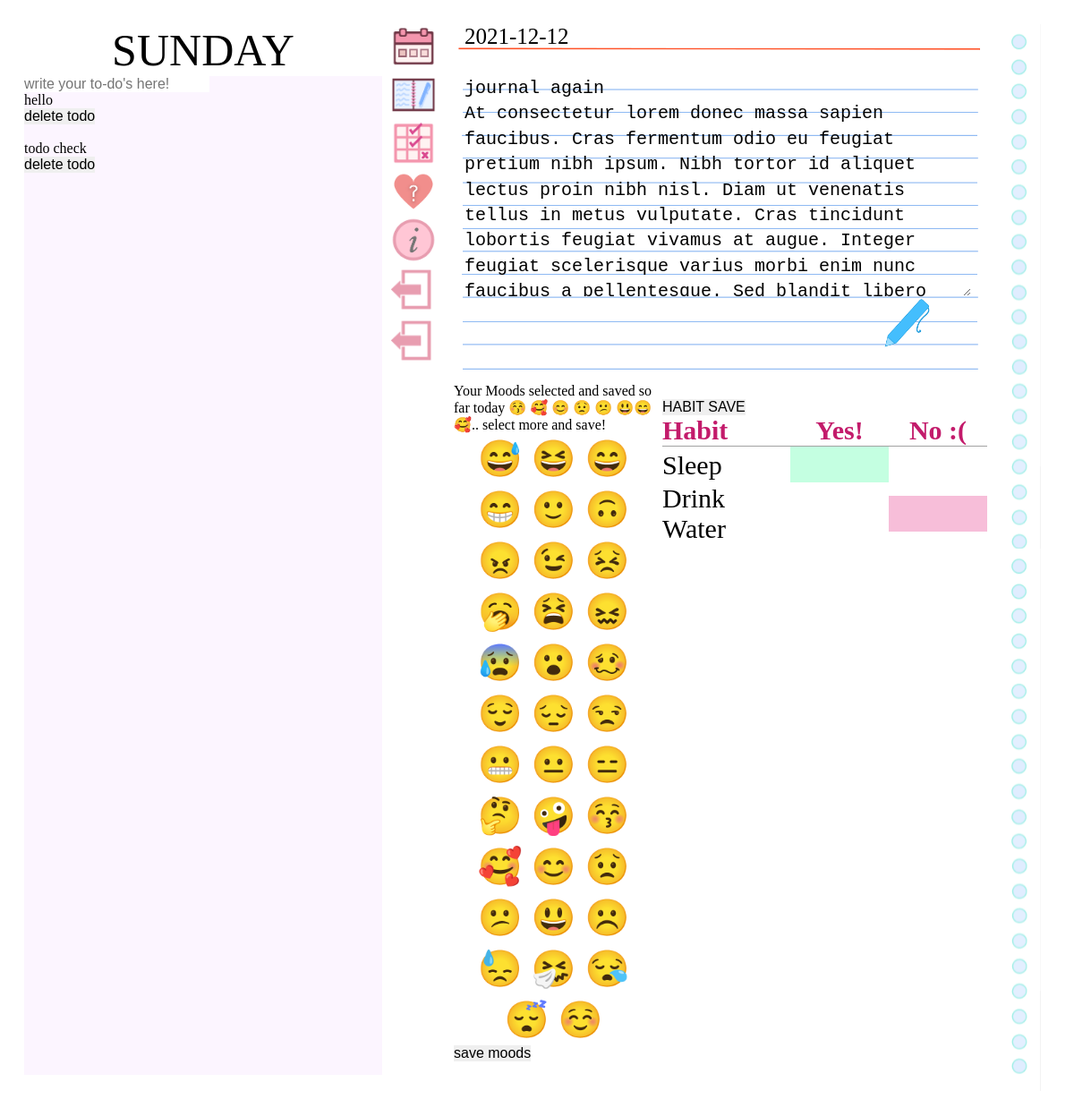
/mainpage (signed in), run on an earlier commit of the app's database.
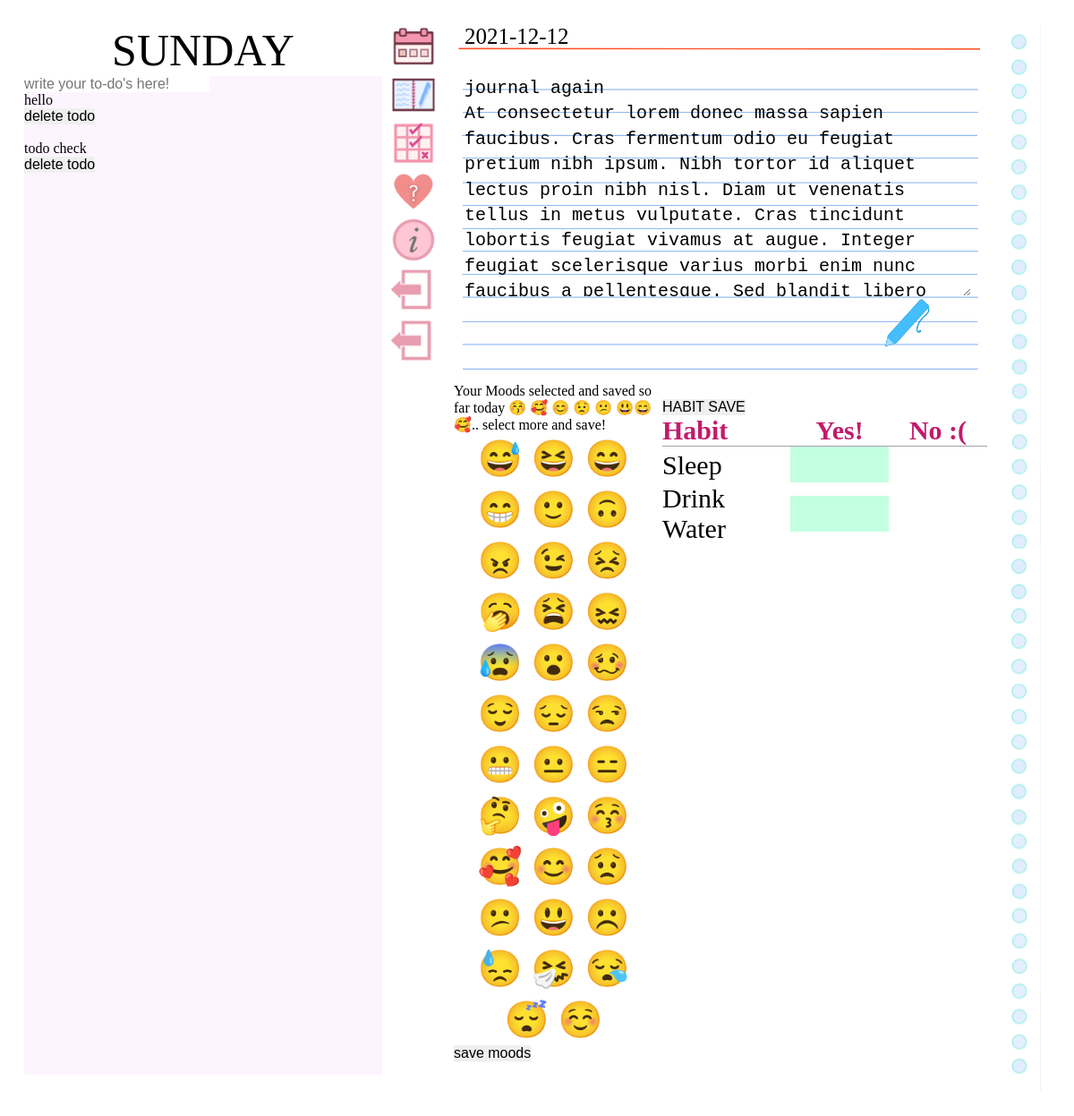
And on a later commit of the database.
### app/models.py (models this page shows, shortened)
class Todo(db.Model):
    id = db.Column(db.Integer, primary_key=True)
    date_posted = db.Column(db.Date, nullable=False, default=date.today())
    task = db.Column(db.Text, nullable=False)
    user_id = db.Column(db.Integer, db.ForeignKey('user.id'), nullable=False)

class Journal(db.Model):
    id = db.Column(db.Integer, primary_key=True)
    date_posted = db.Column(db.Date, nullable=False, default= date.today())
    content = db.Column(db.Text, nullable=False)
    user_id = db.Column(db.Integer, db.ForeignKey('user.id'), nullable=False)

class Habit(db.Model):
    id = db.Column(db.Integer, primary_key=True)
    habit_name = db.Column(db.String(50), unique=False, nullable=False)
    habit_done = db.Column(db.Boolean, default=False, nullable=False)
    user_id = db.Column(db.Integer, db.ForeignKey('user.id'), nullable=False)
    date = db.Column(db.Date, nullable=False, default=date.today())

class Moods(db.Model):
    id = db.Column(db.Integer, primary_key=True)
    date= db.Column(db.Date, nullable=False, default= date.today())
    moodlist = db.Column(db.Text, nullable=False)
    user_id = db.Column(db.Integer, db.ForeignKey('user.id'), nullable=False)

### app/routes.py (the view, shortened to what this page needs)
@app.route("/mainpage", methods=['GET', 'POST'])
@login_required
def mainpage():
    todays_date= date.today()
    count= Counter
    todolist= Todo.query.filter_by(user_id=current_user.id)
    journal= Journal.query.filter_by(user_id=current_user.id, date_posted=todays_date).first() # will only ever be one journal
    moods = Moods.query.filter_by(user_id=current_user.id, date=todays_date).first()
    habit = Habit.query.filter_by(user_id = current_user.id, date = todays_date).first()
    if habit is not None: # habits exist for this user today
        habits = Habit.query.filter_by(user_id = current_user.id, date = todays_date)
        return render_template("mainpage.html", todays_date=todays_date, habits=habits, count=count, journal=journal, todolist=todolist, moods=moods)

### app/templates/mainpage.html (shortened to what this page needs)
<!doctype html>
<html lang="en">
  <head>
     <link rel="stylesheet" href="static\main.css">
  </head>
  <body onload="dayofWeek();">
        <div class="container">
            <div class="day">
                <div class="title" id="dayheader"> </div>
                <div id="content" style="font-size: medium;">
                    <form action="/add_todo" method="POST">
                        <input type="text" id="todo" onKeyPress="return checkSubmit(event)" placeholder="write your to-do's here!" name="todo"><br>
                    </form>
                    {% for todo in todolist %}
                    <div class="todo">
                        <form action="{{ url_for('delete_todo', todo_id=todo.id) }}" method="POST">
                            <label for="{{todo.id}}"> {{todo.task}}</label>
                            <input type="submit" value="delete todo"><br>
                        </form>
                    </div>
                    {% endfor %}
                </div>
            </div>
            <div class="nav_bar">
                <ul id ="nav_bar" style="position:static;">
                    <li class="nav-item"><a class="nav-link" href="/calendar"><img src="static\images\calendar_icon.png"></a></li>
                    <li class="nav-item"><a class="nav-link" href="/journal"><img src="static\images\journal_icon.png"></a></li>
                    <li class="nav-item"><a class="nav-link" href="/habittracker"><img src="static\images\habittracker_icon.png"></a></li>
                    <li class="nav-item"><a class="nav-link" href="/moodtracker"><img src="static\images\moodtracker_icon.png"></a></li>
                    <li class="nav-item"><a class="nav-link" href="/info"><img src="static\images\information_icon.png"></a></li>
                    <li id="settings"><a class="nav-item nav-link" href="{{ url_for('logout') }}"><img src="static\images\logout_icon.png"></a></li>
                    <li id="settings"><a class="nav-item nav-link" href="{{ url_for('test') }}"><img src="static\images\logout_icon.png"></a></li>
                </ul>
            </div>
            <div class="journal">
                {% if journal %}
                    <form action="{{ '/journal/' + journal.id|string + '/update' }}" method="POST" style="width: 100%; height: 70%;">
                        <label for="journal" style="padding-left: 2%; font-size: 25px;">{{ todays_date }}</label><br>
                        <textarea id="journal" name="journal">{{ journal.content }}</textarea><br>
                        <input type="image" src="static\images\pen_icon.png" width="10%" style="margin-left: 80%;" alt="Submit">
                    </form>
                {% endif %}
            </div>
            <div class="habit">
                <div id="table">
                    <table>
                        <thead>
                            <tr>
                                <th scope="col" id="habitheader">Habit</th>
                                <th scope="col">Yes!</th>
                                <th scope="col">No :(</th>
                            </tr>
                        </thead><br/>
                        <tbody>
                            <form action="/habitdone/update" method="POST">
                                {% if habits[0] %}
                                    {% if habits[0].habit_done == True %}
                                        <tr>
                                            <td scope="row" id="habitname">{{ habits[0].habit_name }}</td>
                                            <td><input class="checkbox-tools" type="radio" name="habit0" id="tool-1" value="True" checked>
                                                <label class="for-checkbox-tools" for="tool-1" id="tool-1" ></td>
                                            <td><input class="checkbox-tools" type="radio" name="habit0" id="tool-2" value="False" >
                                                <label class="for-checkbox-tools" for="tool-2" id="tool-2"></td>
                                        </tr>
                                    {% endif %}
                                {% endif %}
                                {% if habits[1] %}
                                    {% if habits[1].habit_done == True %}
                                        <tr>
                                            <td scope="row" id="habitname">{{ habits[1].habit_name }}</td>
                                            <td><input class="checkbox-tools" type="radio" name="habit1" id="tool-3" value="True" checked>
                                                <label class="for-checkbox-tools" for="tool-3" id="tool-3" ></td>
                                            <td><input class="checkbox-tools" type="radio" name="habit1" id="tool-4" value="False" >
                                                <label class="for-checkbox-tools" for="tool-4" id="tool-4"></td>
                                        </tr>
                                    {% elif habits[1].habit_done == False %}
                                        <tr>
                                            <td scope="row" id="habitname">{{ habits[1].habit_name }}</td>
                                            <td><input class="checkbox-tools" type="radio" name="habit1" id="tool-3" value="True" >
                                                <label class="for-checkbox-tools" for="tool-3" id="tool-3" ></td>
                                            <td><input class="checkbox-tools" type="radio" name="habit1" id="tool-4" value="False" checked>
                                                <label class="for-checkbox-tools" for="tool-4" id="tool-4"></td>
                                        </tr>
                                    {% endif %}
                                {% endif %}
                                <input type='submit' value="HABIT SAVE">
                            </form>
                        </tbody>
                    </table>
                </div>
            </div>
            <div class="moodtracker">
                <label for="moodtracker"> Your Moods selected and saved so far today {{ moods.moodlist }}.. select more and save!</label>
                <form action="/add_moods" id="moodtracker" method="POST">
                    <div id="moods">
                        <div><input type="checkbox" name="mood" id="cb1" value ='😅'>
                            <label for="cb1"><a id="emoji">😅</a></label>
                        </div>
                        <div><input type="checkbox" name="mood" id="cb2" value ='😆'>
                            <label for="cb2"><a id="emoji">😆</a></label>
                        </div>
                        <div><input type="checkbox" name="mood"id="cb3" value ='😄'>
                            <label for="cb3"><a id="emoji">😄</a></label>
                        </div>
                        <div><input type="checkbox" name="mood" id="cb4"  value ='😁'>
                            <label for="cb4"><a id="emoji">😁</a></label>
                        </div>
                        <div><input type="checkbox" id="cb5" name="mood" value ='🙂'>
                            <label for="cb5"><a id="emoji">🙂</a></label>
                        </div>
                        <div><input type="checkbox" id="cb6" name="mood" value ='🙃' >
                            <label for="cb6"><a id="emoji">🙃</a></label>
                        </div>
                        <div><input type="checkbox" id="cb7" name="mood" value ='😠'>
                            <label for="cb7"><a id="emoji">😠</a></label>
                        </div>
                        <div><input type="checkbox" id="cb8" name="mood" value ='😉'>
                            <label for="cb8"><a id="emoji">😉</a></label>
                        </div>
                        <div><input type="checkbox" id="cb9" name="mood" value ='😣'>
                            <label for="cb9"><a id="emoji">😣</a></label>
                        </div>
                        <div><input type="checkbox" id="cb10" name="mood" value ='🥱' >
                            <label for="cb10"><a id="emoji">🥱</a></label>
                        </div>
                        <div><input type="checkbox" id="cb11" name="mood" value ='😫'>
                            <label for="cb11"><a id="emoji">😫</a></label>
                        </div>
                        <div><input type="checkbox" id="cb12" name="mood" value ='😖'>
                            <label for="cb12"><a id="emoji">😖</a></label>
                        </div>
                        <div><input type="checkbox" id="cb13" name="mood" value ='😰'>
                            <label for="cb13"><a id="emoji">😰</a></label>
                        </div>
                        <div><input type="checkbox" id="cb14" name="mood" value ='😮'>
                            <label for="cb14"><a id="emoji">😮</a></label>
                        </div>
                        <div><input type="checkbox" id="cb15" name="mood" value ='🥴'>
                            <label for="cb15"><a id="emoji">🥴</a></label>
                        </div>
                        <div><input type="checkbox" id="cb16" name="mood" value ='😌'>
                            <label for="cb16"><a id="emoji">😌</a></label>
                        </div>
                        <div><input type="checkbox" id="cb17" name="mood" value ='😔'>
                            <label for="cb17"><a id="emoji">😔</a></label>
                        </div>
                        <div><input type="checkbox" id="cb18" name="mood" value ='😒'>
                            <label for="cb18"><a id="emoji">😒</a></label>
                        </div>
                        <div><input type="checkbox" id="cb19" name="mood" value ='😬'>
                            <label for="cb19"><a id="emoji">😬</a></label>
                        </div>
                        <div><input type="checkbox" id="cb20" name="mood" value ='😐'>
                            <label for="cb20"><a id="emoji">😐</a></label>
                        </div>
                        <div><input type="checkbox" id="cb21" name="mood" value ='😑'>
                            <label for="cb21"><a id="emoji">😑</a></label>
                        </div>
                        <div><input type="checkbox" id="cb22" name="mood" value ='🤔'>
                            <label for="cb22"><a id="emoji">🤔</a></label>
                        </div>
                        <div><input type="checkbox" id="cb23" name="mood" value ='🤪'>
                            <label for="cb23"><a id="emoji">🤪</a></label>
                        </div>
                        <div><input type="checkbox" id="cb24" name="mood" value ='😚'>
                            <label for="cb24"><a id="emoji">😚</a></label>
                        </div>
                        <div><input type="checkbox" id="cb25" name="mood" value ='🥰'>
                            <label for="cb25"><a id="emoji">🥰</a></label>
                        </div>
                        <div><input type="checkbox" id="cb26" name="mood" value ='😊'>
                            <label for="cb26"><a id="emoji">😊</a></label>
                        </div>
                        <div><input type="checkbox" id="cb27" name="mood" value ='😟'>
                            <label for="cb27"><a id="emoji">😟</a></label>
                        </div>
                        <div><input type="checkbox" id="cb28" name="mood" value ='😕'>
                            <label for="cb28"><a id="emoji">😕</a></label>
                        </div>
                        <div><input type="checkbox" id="cb29" name="mood" value ='😃'>
                            <label for="cb29"><a id="emoji">😃</a></label>
                        </div>
                        <div><input type="checkbox" id="cb30" name="mood" value ='☹️'>
                            <label for="cb30"><a id="emoji">☹️</a></label>
                        </div>
                        <div><input type="checkbox" id="cb31" name="mood" value ='😓'>
                            <label for="cb31"><a id="emoji">😓</a></label>
                        </div>
                        <div><input type="checkbox" id="cb32" name="mood" value ='🤧'>
                            <label for="cb32"><a id="emoji">🤧</a></label>
                        </div>
                        <div><input type="checkbox" id="cb33" name="mood" value ='😪'>
                            <label for="cb33"><a id="emoji">😪</a></label>
                        </div>
                        <div><input type="checkbox" id="cb34" name="mood" value ='😴'>
                            <label for="cb34"><a id="emoji">😴</a></label>
                        </div>
                        <div><input type="checkbox" id="cb35" name="mood" value ='☺️'>
                            <label for="cb35"><a id="emoji">☺️</a></label>
                        </div>
                    </div>
                    <input type="submit" value= "save moods">
                </form>
            </div>
            <div class="coil">
                <img src="static\images\journaledge.png " width="60%" style="align-self: flex-end;">
                <img src="static\images\journaledge.png " width="60%" style="align-self: flex-end; margin-top: -39%;">
            </div>
        </div>
  </body>
</html>

What changed in the data, as far as the page shows it:
changed Habit "Drink Water": habit_done False → True (drawn)
